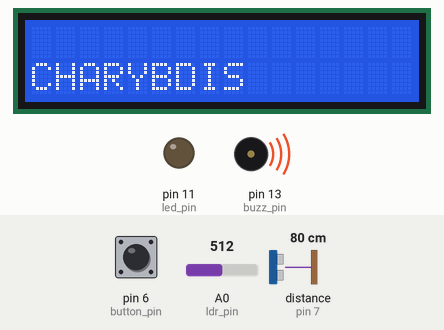
Recording of a sketch running on a simulated Arduino Uno, built with avr-gcc and run on an emulated ATmega328P. On the bench: 16×2 character LCD, output pins drawn as LEDs (lit = HIGH), buzzer (waves = sounding, pin HIGH). Wiring (inferred from the names in the program): ultrasonic range finder: trigger pin 9; echo pin 7. The inputs (shaded band) are chosen by the test bench; at power-on: distance to the obstacle (sensor on pin 7) 80 cm, A0 (ldr_pin) = 512, pin 6 (button_pin) HIGH. The echo pulse lasts 58.3 µs per cm; pins used as bus, display or sensor lines are not drawn.

Above: at 1.2 s.
1.3 s: distance to the obstacle (sensor on pin 7) set to 95 cm
2.8 s: distance to the obstacle (sensor on pin 7) set to 106 cm
At 3.3 s:
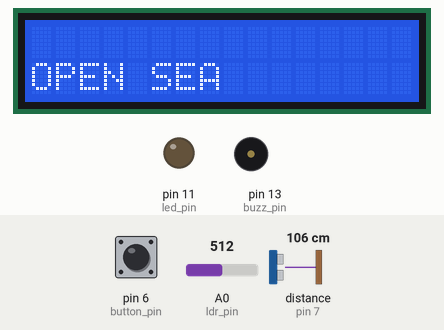
4.3 s: A0 (ldr_pin) set to 504
At 5.5 s:
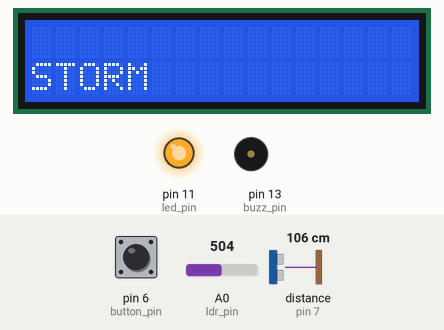
5.8 s: pin 6 (button_pin) pulled LOW for 0.15 s
At 6.9 s:
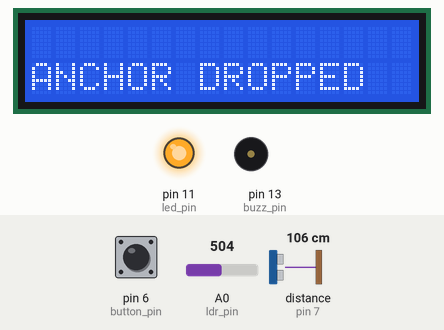
7.5 s: pin 6 (button_pin) pulled LOW for 1 s
At 7.72 s:
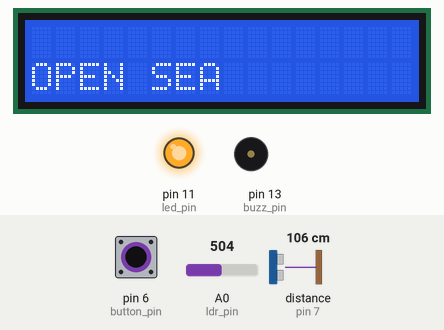
11.5 s: pin 6 (button_pin) pulled LOW for 3.2 s
At 12.6 s:
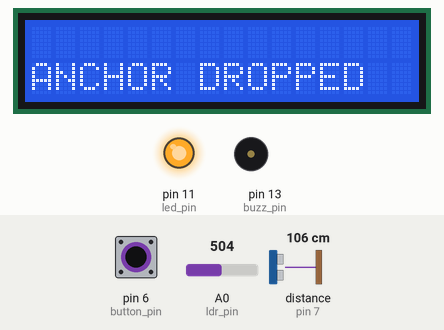
Timing chart, 0 to 14.5 s (numbered marks = the images above; inputs shaded):
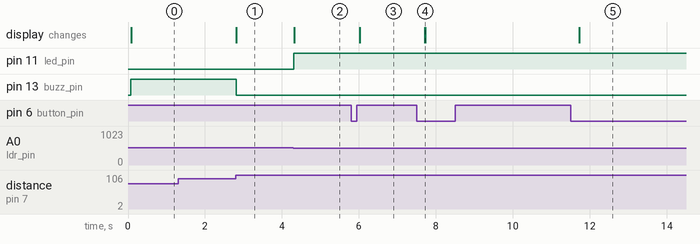

Measured:
- the behaviour switches between 100 and 101 cm on distance to the obstacle (sensor on pin 7) (found by bisection; images 0 and 1)
- the behaviour switches between 512 and 511 on A0 (ldr_pin) (found by bisection; images 1 and 2)
- after the input at 1.3 s, every drawn part: stays the same
- after the input at 2.8 s, pin 13 (buzz_pin): HIGH → LOW at once; the display: changes at once (image 1)
- after the input at 4.3 s, pin 11 (led_pin): LOW → HIGH at once; the display: changes at once (image 2)
- after the input at 5.8 s, the display: changes after 0.22 s (image 3)
- after the input at 7.5 s, the display: changes after 0.21 s (image 4)
- after the input at 11.5 s, pin 11 (led_pin): stays HIGH (without the input it goes to LOW after 1.2 s); the display: changes after 0.22 s (image 5)

The sketch:

SEDS_AVIONICS_T2_FINAL.ino
```cpp
#include<Adafruit_LiquidCrystal.h>
int trig_pin=9;
int echo_pin=7;
int ldr_pin=A0;
int button_pin=6;
int led_pin=11;
int buzz_pin=13;
int required_duration=5000;
int threshold_start_time_s;
int threshold_start_time_c;
int light_val;
int distance;
int currentState = 0;

Adafruit_LiquidCrystal lcd_1(0);

float readDistance() {
  digitalWrite(trig_pin, LOW);
  delayMicroseconds(2);
  digitalWrite(trig_pin, HIGH);
  delayMicroseconds(10);
  digitalWrite(trig_pin, LOW);
  long duration = pulseIn(echo_pin, HIGH);
  return duration * 0.0343 / 2;
}


bool is_above_threshold_s=false;
bool is_above_threshold_c=false;

bool anchorDown = false;

bool lastButtonState = HIGH;


int openSea=0;
int anchored=1;
int storm=2;
int charybdis=3;
int wrecked=4;


void setup() {
  // put your setup code here, to run once:
  pinMode(trig_pin, OUTPUT);
  pinMode(echo_pin, INPUT);
  pinMode(button_pin, INPUT_PULLUP);
  pinMode(led_pin,OUTPUT);
  pinMode(buzz_pin, OUTPUT);
  Serial.begin(9600);
  lcd_1.begin(16, 2);
  lcd_1.setBacklight(1);
  lcd_1.setCursor(0,1);
  lcd_1.print("OPEN SEA");
}


void loop() {
  // put your main code here, to run repeatedly:
 if (currentState == wrecked) {
    return;
 }

  bool buttonReading = digitalRead(button_pin);
if (lastButtonState == HIGH && buttonReading == LOW) { // Button pressed
    anchorDown = !anchorDown; // Flip anchor status
    delay(200);

    if (anchorDown) {
        // Anchor just dropped — reset timers per spec
        is_above_threshold_s = false;
        is_above_threshold_c = false;
        currentState = anchored;
        lcd_1.clear();
        lcd_1.setCursor(0,1);
        lcd_1.print("ANCHOR DROPPED");
    } else {
        // Anchor just raised — go back to open sea and let sensors re-evaluate fresh
        currentState = openSea;
        lcd_1.clear();
        lcd_1.setCursor(0,1);
        lcd_1.print("OPEN SEA");
    }
}
lastButtonState = buttonReading;

lastButtonState = buttonReading;


int light_val=analogRead(ldr_pin);
float distance= readDistance();
bool inStorm = (light_val < 512);
bool inCharybdis = (distance < 100);


if (currentState!=anchored && currentState!=charybdis){
if (inStorm) {
    if (!is_above_threshold_s) {

      threshold_start_time_s = millis();
      is_above_threshold_s = true;
      digitalWrite(led_pin,HIGH);
      lcd_1.clear();
      lcd_1.setCursor(0,1);
      lcd_1.print("STORM");
      currentState=storm;
    }
    else {

      if (millis() - threshold_start_time_s >= required_duration) {
        lcd_1.clear();
        lcd_1.setCursor(0,1);
        lcd_1.print("WRECKED");
        digitalWrite(led_pin,LOW);
        currentState=wrecked;
        return;
      }
    }
  }

else {
    is_above_threshold_s = false;
  if(currentState!=openSea){
  	lcd_1.clear();
  	lcd_1.setCursor(0,1);
    lcd_1.print("OPEN SEA");
    digitalWrite(led_pin,LOW);
    currentState=openSea;}
  }
}
if (currentState!=anchored && currentState!=storm){
if (inCharybdis) {
    if (!is_above_threshold_c) {

      threshold_start_time_c = millis();
      is_above_threshold_c = true;
      digitalWrite(buzz_pin,HIGH);
      lcd_1.clear();
      lcd_1.setCursor(0,1);
      lcd_1.print("CHARYBDIS");
      currentState=charybdis;
    }
    else {

      if (millis() - threshold_start_time_c >= required_duration) {
        lcd_1.clear();
        lcd_1.setCursor(0,1);
        lcd_1.print("WRECKED");
        digitalWrite(buzz_pin,LOW);
        currentState=wrecked;
        return;
      }
    }
  }
  else {
    is_above_threshold_c = false;
    if(currentState!=openSea){
    lcd_1.clear();
    lcd_1.setCursor(0,1);
    lcd_1.print("OPEN SEA");
    digitalWrite(buzz_pin,LOW);
      currentState=openSea;}
  }
}
}
```
